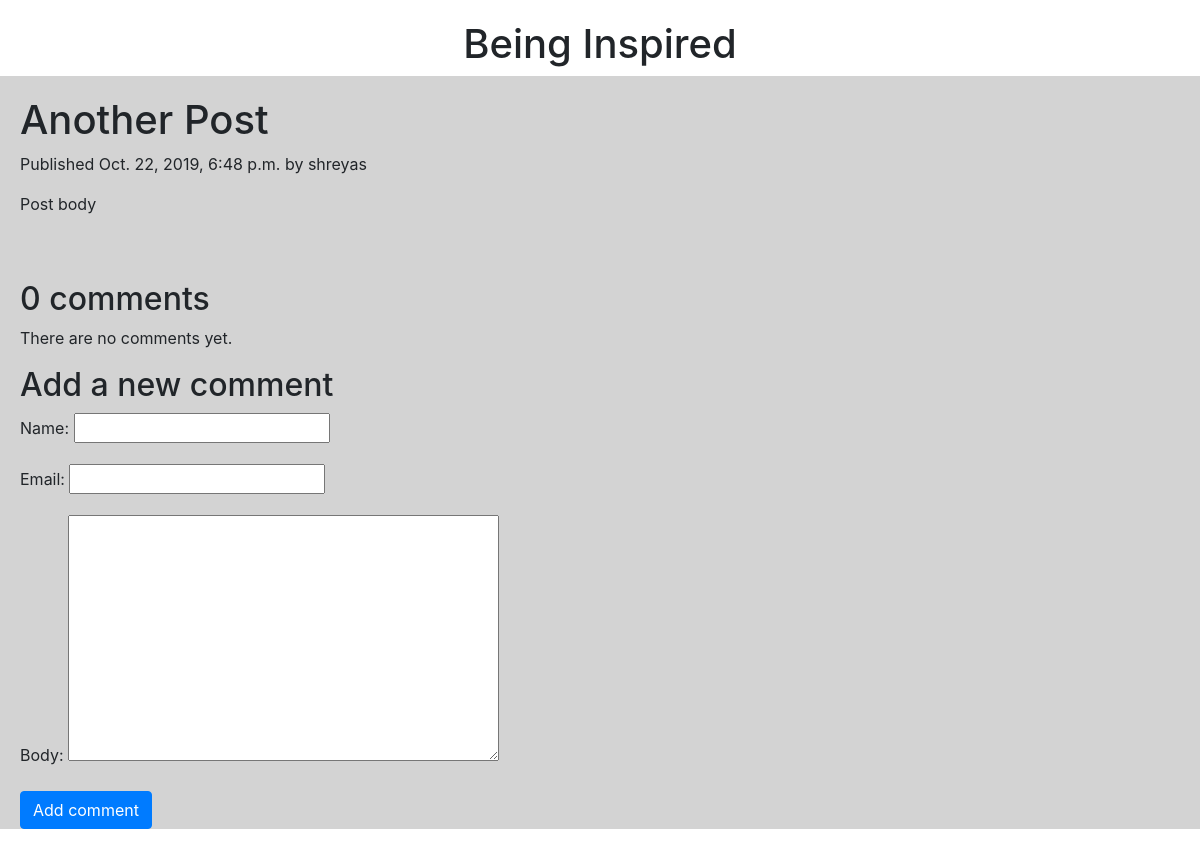
/blog/2019/10/22/another-post/, run on the app's committed database.
### blog/models.py (models this page shows, shortened)
class Post(models.Model):
    STATUS_CHOICES = (('draft','Draft'),('published','Published'),)
    title = models.CharField(max_length=250)
    slug = models.SlugField(max_length=250, unique_for_date='publish')
    author = models.ForeignKey(User,on_delete=models.CASCADE,related_name='blog_posts')
    body = models.TextField()
    publish = models.DateTimeField(default=timezone.now)
    created = models.DateTimeField(auto_now_add=True)
    updated = models.DateTimeField(auto_now=True)
    status = models.CharField(max_length=10,choices=STATUS_CHOICES,default='draft')
    objects = models.Manager()
    published = PublishedManager()
    class Meta:
        ordering = ('-publish',)

### blog/views.py (the view)
# urls.py: path('<int:year>/<int:month>/<int:day>/<slug:post>/',views.post_detail,name='post_detail'),
def post_detail(request,year,month,day,post):
    post = get_object_or_404(Post,slug=post,status='published',publish__year=year,publish__month=month,publish__day=day)
    comments = post.comments.filter(active=True)
    new_comment = None
    if request.method == 'POST':
        comment_form = CommentForm(data=request.POST)
        if comment_form.is_valid():
            new_comment = comment_form.save(commit=False)
            new_comment.post = post
            new_comment.save()
    else:
        comment_form = CommentForm()
    return render(request,'detail.html',{'post':post,'comments':comments,'new_comment':new_comment,'comment_form':comment_form})

### blog/forms.py
class CommentForm(forms.ModelForm):
    class Meta:
        model = Comment
        fields = ('name','email','body')

### blog/templates/detail.html (shortened to what this page needs)
{% extends "base.html" %}
{% block content %}
<div style="padding-left: 20px;  padding-top: 20px;">
<h1>{{ post.title }}</h1>
<p class="date">
Published {{ post.publish }} by {{ post.author }}
</p>
{{ post.body|linebreaks }}
{% with comments.count as total_comments %}
</div><br><br>
<div style="padding-left: 20px;" >
<h2>
{{ total_comments }} comment{{ total_comments|pluralize }}
</h2>
{% endwith %}
{% for comment in comments %}
<div class="comment">
<p class="info">
Comment {{ forloop.counter }} by {{ comment.name }}
{{ comment.created }}
</p>
{{ comment.body|linebreaks }}
</div>
{% empty %}
<p>There are no comments yet.</p>
{% endfor %}
{% if new_comment %}
<h2>Your comment has been added.</h2>
{% else %}
<h2>Add a new comment</h2>
</div>
<div style="padding-left: 20px;">
<form action="." method="post">
{{ comment_form.as_p }}
<p><input class="btn btn-primary" type="submit" value="Add comment"></p>
</form>
</div>
{% endif %}
{% endblock %}

### data on the page
Post: title "Another Post", publish "Oct. 22, 2019, 6:48 p.m.", author "shreyas", body "Post body"

### other printed values
{{ total_comments }} "0"
